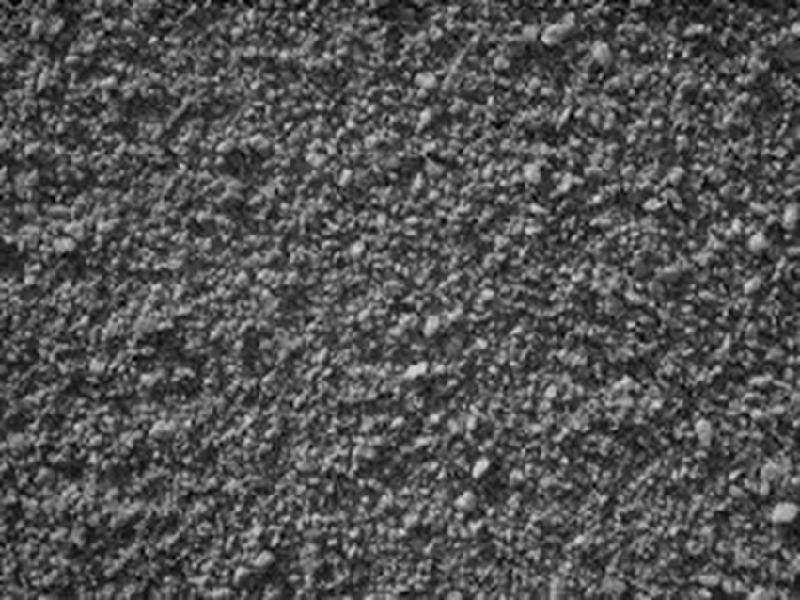
//> input picture sonar_sim_cloud/cloudImgs/stucci1.jpg, 800 x 600 px
$ ./template_match ../sonar_sim_cloud/cloudImgs/stucci1.jpg ../sonar_sim_cloud/cloudImgs/stucci2.jpg   (built with g++ and OpenCV 4)
//> lines starting //> are read from the running program, lines starting //| are printed output that depends on the picture; after the words box and inside, x2 and y2 are one past the last pixel; in counts of white or black regions, pixels touching at a corner belong together
/**
 * @file MatchTemplate_Demo.cpp
 * @brief Sample code to use the function MatchTemplate
 * @author OpenCV team
 */

#include "opencv2/highgui/highgui.hpp"
#include "opencv2/imgproc/imgproc.hpp"
#include <iostream>
#include <stdio.h>

using namespace std;
using namespace cv;

/// Global Variables
Mat img; Mat templ; Mat result; Mat templ_roi;
const char* image_window = "Source Image";
const char* result_window = "Result window";

int match_method;
int max_Trackbar = 5;

/// Function Headers
void MatchingMethod( int, void* );

/**
 * @function main
 */
int main( int, char** argv )
{
  /// Load image and template
  img = imread( argv[1], 1 );
//> img is the input picture: 600 rows x 800 cols, CV_8UC3; min 0, max 223, mean 82.3
  templ = imread( argv[2], 1 );
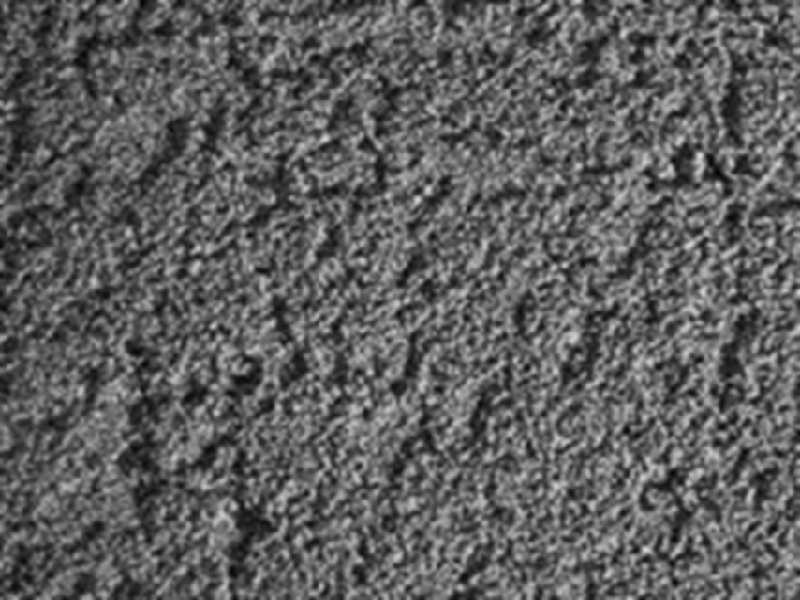
//> input picture sonar_sim_cloud/cloudImgs/stucci2.jpg, 800 x 600 px
//> templ is the input picture: 600 rows x 800 cols, CV_8UC3; min 4, max 218, mean 94.4

  //AMS create ROI image to crop out the border pixels
  Mat(templ, Rect(10,10,templ.cols-20,templ.rows-20)).copyTo(templ_roi);
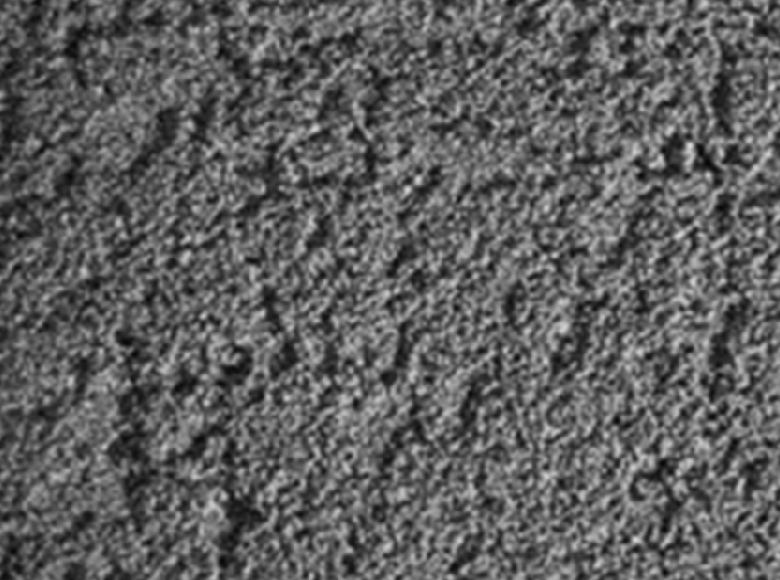
//> templ_roi: 580 rows x 780 cols, CV_8UC3; min 4, max 218, mean 94.6
  //templ_roi = Scalar(0,255,0); //Show where ROI is - debug

  /// Create windows
  namedWindow( image_window, WINDOW_AUTOSIZE );
  namedWindow( result_window, WINDOW_AUTOSIZE );

  /// Create Trackbar
  const char* trackbar_label = "Method: \n 0: SQDIFF \n 1: SQDIFF NORMED \n 2: TM CCORR \n 3: TM CCORR NORMED \n 4: TM COEFF \n 5: TM COEFF NORMED";
  createTrackbar( trackbar_label, image_window, &match_method, max_Trackbar, MatchingMethod );

  MatchingMethod( 0, 0 );

  waitKey(0);
  return 0;
}

/**
 * @function MatchingMethod
 * @brief Trackbar callback
 */
void MatchingMethod( int, void* )
{
  /// Source image to display
  Mat img_display;
  img.copyTo( img_display );

  /// Create the result matrix
  int result_cols =  img.cols - templ.cols + 1;
//> result_cols = 1
  int result_rows = img.rows - templ.rows + 1;
//> result_rows = 1

  result.create( result_cols, result_rows, CV_32FC1 );

  /// Do the Matching and Normalize
  matchTemplate( img, templ_roi, result, match_method );
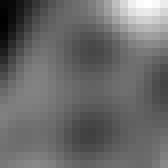
//> result: 21 rows x 21 cols, CV_32FC1 (shown 8 times larger); min 3.41e+09, max 3.52e+09, mean 3.46e+09; drawn with min black and max white
  normalize( result, result, 0, 1, NORM_MINMAX, -1, Mat() );

  /// Localizing the best match with minMaxLoc
  double minVal; double maxVal; Point minLoc; Point maxLoc;
  Point matchLoc;

  minMaxLoc( result, &minVal, &maxVal, &minLoc, &maxLoc, Mat() );
//> minVal = 0; maxVal = 1; minLoc = Point(0, 2); maxLoc = Point(18, 0)


  /// For SQDIFF and SQDIFF_NORMED, the best matches are lower values. For all the other methods, the higher the better
  if( match_method  == CV_TM_SQDIFF || match_method == CV_TM_SQDIFF_NORMED )
    { matchLoc = minLoc; }
//> matchLoc = Point(0, 2)
  else
    { matchLoc = maxLoc; }

  //AMS - print the location:
  cout << "Match Location: " << matchLoc << endl;
//| Match Location: [0, 2]

  /// Show me what you got
  rectangle( img_display, matchLoc, Point( matchLoc.x + templ.cols , matchLoc.y + templ.rows ), Scalar::all(0), 2, 8, 0 );
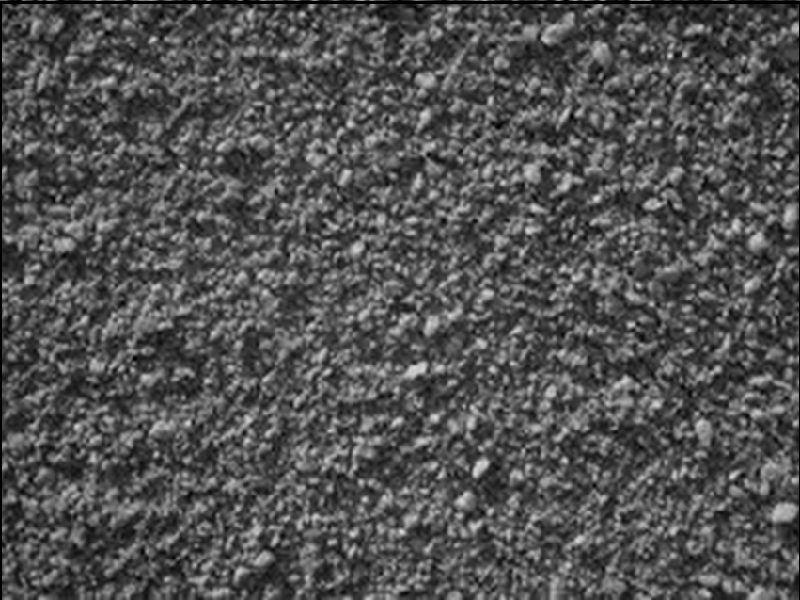
//> img_display: 600 rows x 800 cols, CV_8UC3; 0.87% of pixels changed, all inside (x1, y1, x2, y2) = (0, 1, 800, 600)
  rectangle( result, matchLoc, Point( matchLoc.x + templ.cols , matchLoc.y + templ.rows ), Scalar::all(0), 2, 8, 0 );
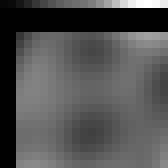
//> result: 21 rows x 21 cols, CV_32FC1 (shown 8 times larger); min 0, max 1, mean 0.32

  imshow( image_window, img_display );
  imshow( result_window, result );

  return;
}
